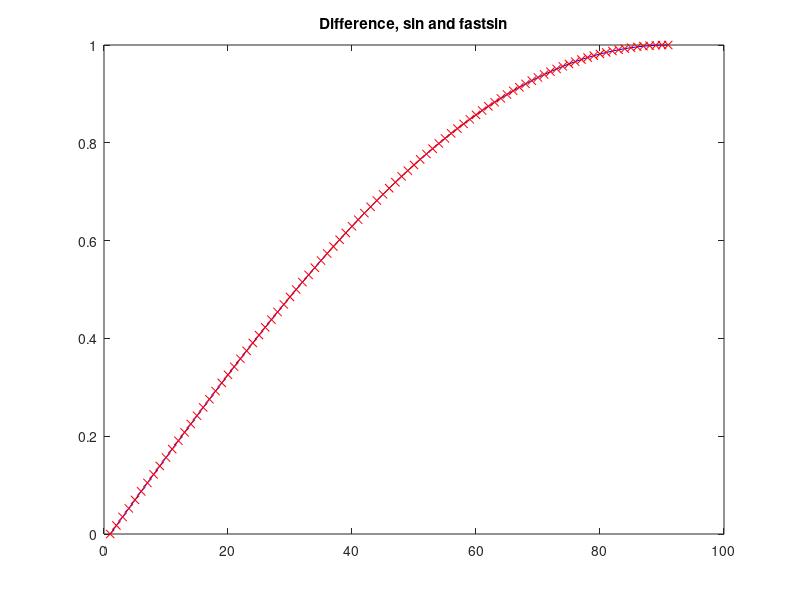

Reproduce this figure in MATLAB.
file_handle = fopen('sinvals105.txt','w');

err_max = 0;

for theta = 0:89
    fprintf(file_handle, '%d, ', round(sind(theta)*10^5));
    if (abs((sind(0:90)*10^5-(round(sind(0:90)*10^5)))/10^5) > err_max)
        err_max = (sind(0:90)*10^5-(round(sind(0:90)*10^5)))/10^5;
    end
end

fprintf(file_handle, '%d', round(sind(90)*10^5));
fprintf(file_handle, '\n\n Max error = %g', err_max);

fclose(file_handle);

plot(sind(0:90), 'b');
hold on;
plot((round(sind(0:90)*10^5))/10^5, 'rx');
title('Difference, sin and fastsin');
